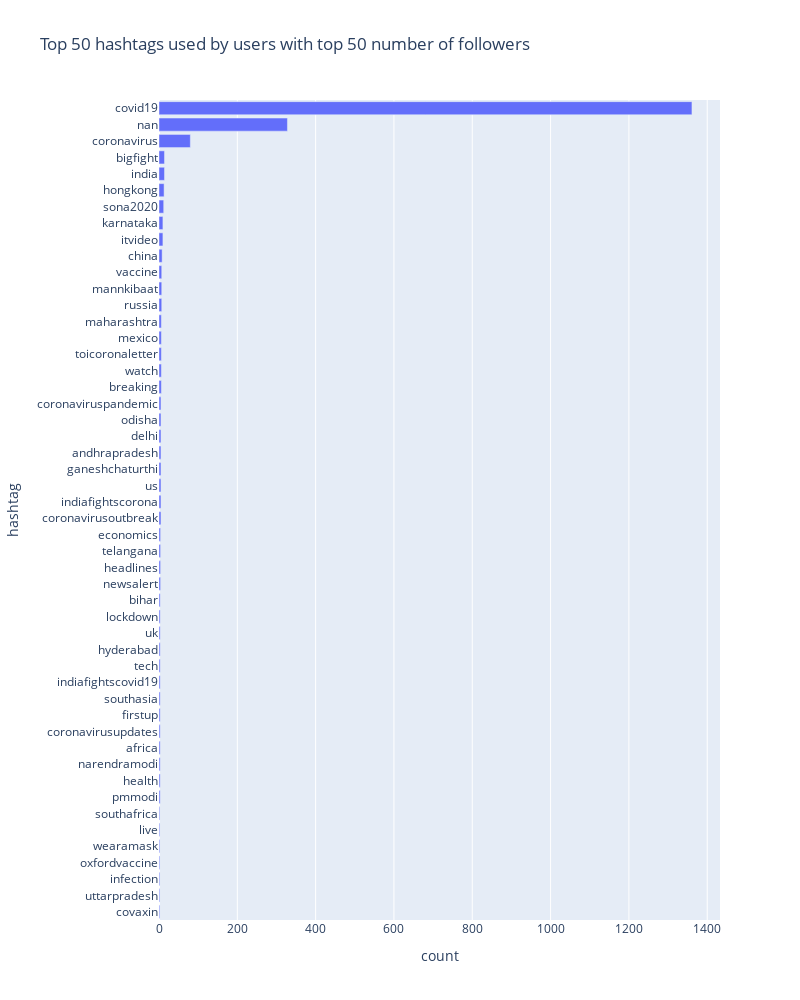

Notebook source saved alongside this figure:
### Code cell
most_influential_users_data = pd.merge(split_hashtags_data, user_followers_count.head(50), on='user_name', how='inner')
most_influential_users_hashtag_counts = most_influential_users_data['hashtag'].value_counts().reset_index()
most_influential_users_hashtag_counts.columns = ['hashtag', 'count']
most_influential_users_hashtag_counts = most_influential_users_hashtag_counts.sort_values(['count'], ascending=False)
fig = px.bar(
    most_influential_users_hashtag_counts.head(50).sort_values(['count'], ascending=True), 
    x="count", 
    y='hashtag', 
    orientation='h', 
    title='Top 50 hashtags used by users with top 50 number of followers', 
    width=800, 
    height=1000
)
fig.show()

### Figure 1 — Plotly figure (JSON) as saved in the notebook; plotly's stock layout.template omitted (floating-point values rounded to 4 significant figures)
{"data": [{"alignmentgroup": "True", "hovertemplate": "count=%{x}<br>hashtag=%{y}<extra></extra>", "legendgroup": "", "marker": {"color": "#636efa"}, "name": "", "offsetgroup": "", "orientation": "h", "showlegend": false, "textposition": "auto", "type": "bar", "x": [2, 2, 2, 2, 2, 2, 2, 3, 3, 3, 3, 3, 3, 3, 3, 3, 3, 3, 3, 3, 4, 4, 4, 4, 5, 5, 5, 5, 5, 5, 5, 5, 6, 6, 6, 6, 6, 7, 7, 7, 8, 10, 10, 12, 13, 14, 14, 80, 328, 1361], "xaxis": "x", "y": ["covaxin", "uttarpradesh", "infection", "oxfordvaccine", "wearamask", "live", "southafrica", "pmmodi", "health", "narendramodi", "africa", "coronavirusupdates", "firstup", "southasia", "indiafightscovid19", "tech", "hyderabad", "uk", "lockdown", "bihar", "newsalert", "headlines", "telangana", "economics", "coronavirusoutbreak", "indiafightscorona", "us", "ganeshchaturthi", "andhrapradesh", "delhi", "odisha", "coronaviruspandemic", "breaking", "watch", "toicoronaletter", "mexico", "maharashtra", "russia", "mannkibaat", "vaccine", "china", "itvideo", "karnataka", "sona2020", "hongkong", "india", "bigfight", "coronavirus", "nan", "covid19"], "yaxis": "y"}], "layout": {"barmode": "relative", "height": 1000, "legend": {"tracegroupgap": 0}, "title": {"text": "Top 50 hashtags used by users with top 50 number of followers"}, "width": 800, "xaxis": {"anchor": "y", "domain": [0, 1], "title": {"text": "count"}}, "yaxis": {"anchor": "x", "domain": [0, 1], "title": {"text": "hashtag"}}}}
